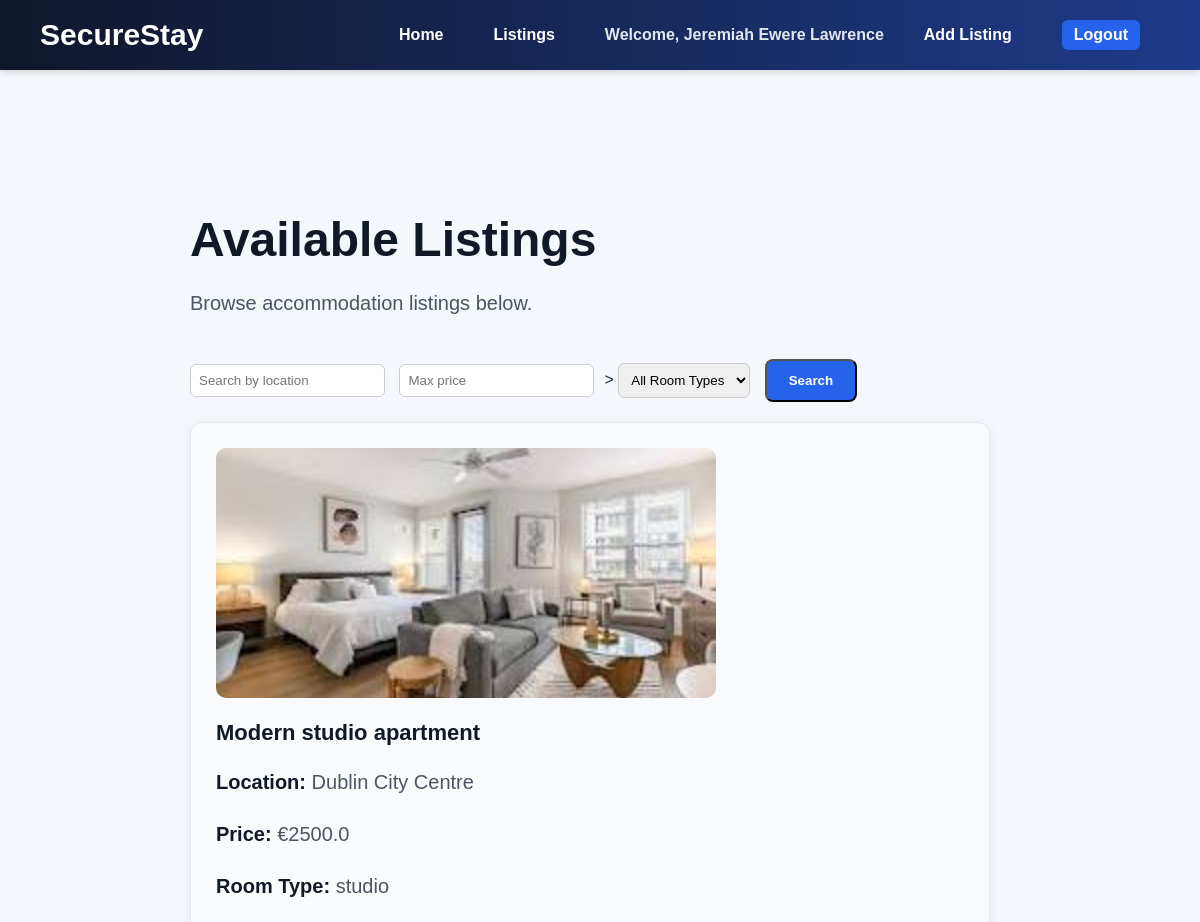
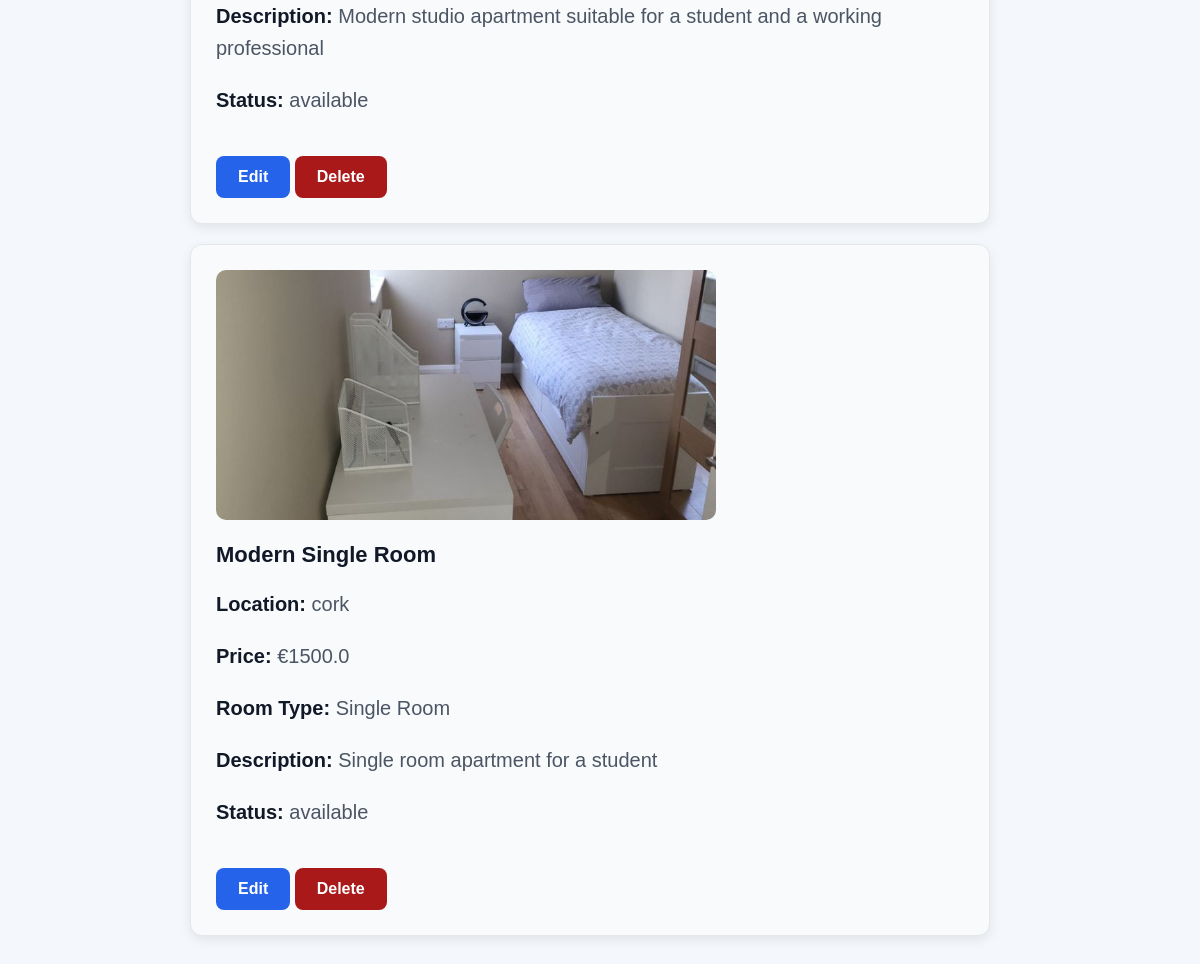
The page /listings (signed in) on the database its author committed (2 pictures, top to bottom).
### models.py (models this page shows)
class User(UserMixin, db.Model):
    __tablename__ = "users"
    id = db.Column(db.Integer, primary_key=True)
    full_name = db.Column(db.String(150), nullable=False)
    email = db.Column(db.String(150), unique=True, nullable=False)
    password_hash = db.Column(db.String(255), nullable=False)
    role = db.Column(db.String(20), default="tenant", nullable=False)
    listings = db.relationship("Listing", backref="landlord", lazy=True)
    requests = db.relationship("BookingRequest", backref="tenant", lazy=True)

class Listing(db.Model):
    __tablename__ = "listings"
    id = db.Column(db.Integer, primary_key=True)
    title = db.Column(db.String(150), nullable=False)
    description = db.Column(db.Text, nullable=False)
    location = db.Column(db.String(150), nullable=False)
    price = db.Column(db.Float, nullable=False)
    room_type = db.Column(db.String(50), nullable=False)
    image_filename = db.Column(db.String(255), nullable=True)
    availability_status = db.Column(db.String(20), default="available", nullable=False)
    created_at = db.Column(db.DateTime, default=datetime.utcnow)
    landlord_id = db.Column(db.Integer, db.ForeignKey("users.id"), nullable=False)
    booking_requests = db.relationship("BookingRequest", backref="listing", lazy=True)

### app.py (the view)
@app.route('/listings')
def listings():
    query = Listing.query
    location = request.args.get('location')
    max_price = request.args.get('max_price')
    room_type = request.args.get('room_type')
    if location:
        query = query.filter(Listing.location.ilike(f"%{location}%"))
    if max_price:
        query = query.filter(Listing.price <= float(max_price))
    if room_type:
        query = query.filter(Listing.room_type == room_type)
    listings = query.all()
    return render_template('listings.html', listings=listings)

### app.py (called while the page is built)
@login_manager.user_loader
def load_user(user_id):
    return User.query.get(int(user_id))

### templates/listings.html (shortened to what this page needs)
{% extends "base.html" %}
{% block content %}
<div class="hero">
    <h1>Available Listings</h1>
    <p>Browse accommodation listings below.</p>
    <form method="GET" class="search-form">
        <input type="text" name="location" placeholder="Search by location" value="{{ request.args.get('location', '') }}">
        <input type="number" name="max_price" placeholder="Max price" value="{{ request.args.get('max_price', '') }}">>
        <select name="room_type">
            <option value="">All Room Types</option>
        </select>
        <button type="submit" class="btn">Search</button>
    </form>
    {% if listings %}
        {% for listing in listings %}
            <div class="listing-card">
                {% if listing.image_filename %}
                <img src="{{ url_for('static', filename='uploads/' + listing.image_filename) }}" alt="Listing Image" class="listing-image">
                {% endif %}
                <h3>{{ listing.title }}</h3>
                <p><strong>Location:</strong> {{ listing.location }}</p>
                <p><strong>Price:</strong> €{{ listing.price }}</p>
                <p><strong>Room Type:</strong> {{ listing.room_type }}</p>
                <p><strong>Description:</strong> {{ listing.description }}</p>
                <p><strong>Status:</strong> {{ listing.availability_status }}</p>
                {% if current_user.id == listing.landlord_id %}
                <div class="listing-actions">
                    <a href="{{ url_for('edit_listing', listing_id=listing.id) }}" class="btn">Edit</a>
                    <a href="{{ url_for('delete_listing', listing_id=listing.id) }}"
                       class="btn delete-btn"
                       onclick="return confirm('Are you sure you want to delete this listing?');">
                       Delete
                    </a>
                </div>
                {% endif %}
            </div>
        {% endfor %}
    {% else %}
        <p>No listings match your search.</p>
    {% endif %}
</div>
{% endblock %}

### templates/base.html (shortened to what this page needs)
<!DOCTYPE html>
<html lang="en">
<head>
    <link rel="stylesheet" href="{{ url_for('static', filename='css/style.css') }}">
</head>
<body>
    <nav>
        <h2>SecureStay</h2>
        <div class="nav-links">
            <a href="/">Home</a>
            <a href="/listings">Listings</a>
            {% if current_user.is_authenticated %}
                <span class="welcome-text">Welcome, {{ current_user.full_name }}</span>
                <a href="{{ url_for('add_listing') }}">Add Listing</a>
                <a href="{{ url_for('logout') }}">Logout</a>
            {% else %}
                <a href="{{ url_for('login') }}">Login</a>
                <a href="{{ url_for('register') }}">Register</a>
            {% endif %}
        </div>
    </nav>
    <main>
        {% block content %}{% endblock %}
    </main>
</body>
</html>

### static/css/style.css (style rules this page uses)
body { font-family: Arial, sans-serif; margin: 0; background-color: #f4f7fb; color: #1f2937; }
nav { background: linear-gradient(90deg, #0f172a, #1e3a8a); padding: 18px 40px; box-shadow: 0 2px 8px rgba(0, 0, 0, 0.15); display: flex; justify-content: space-between; align-items: center; }
nav h2 { color: white; margin: 0; font-size: 30px; }
nav a { color: white; text-decoration: none; margin-right: 20px; font-weight: bold; font-size: 16px; }
main { padding: 50px 60px; max-width: 900px; margin: 0 auto; }
.hero { background-color: transparent; padding: 40px; border-radius: 14px; max-width: 800px; margin-top: 20px; }
.hero h1 { font-size: 48px; margin-bottom: 15px; color: #111827; }
.hero p { font-size: 20px; color: #4b5563; line-height: 1.6; }
.hero .btn { display: inline-block; margin-top: 20px; padding: 12px 22px; background-color: #2563eb; color: white; text-decoration: none; border-radius: 8px; font-weight: bold; }
nav .nav-links { display: flex; align-items: center; gap: 20px; }
nav .welcome-text { color: #e2e8f0; font-weight: bold; font-size: 16px; }
.nav-links span { margin-left: 10px; margin-right: 10px; }
.nav-links a { margin-left: 10px; }
.nav-links { display: flex; align-items: center; gap: 15px; }
.nav-links a:last-child { background-color: #2563eb; padding: 6px 12px; border-radius: 6px; }
.listing-card { background: #f8fafc; padding: 25px; border-radius: 12px; margin-top: 20px; margin-bottom: 20px; box-shadow: 0 4px 12px rgba(0,0,0,0.08); border: 1px solid #e5e7eb; }
.listing-card h3 { margin-bottom: 12px; color: #111827; font-size: 22px; }
.listing-card p strong { margin: 5px 0; color: #111827; line-height: 1.6; }
.btn.delete-btn { background-color: #a91919; }
.search-form { margin-bottom: 20px; }
.search-form input, .search-form select { padding: 8px; margin-right: 10px; border-radius: 6px; border: 1px solid #ccc; }
.listing-image { width: 100%; max-width: 500px; height: 250px; object-fit: cover; border-radius: 10px; margin-bottom: 15px; display: block; }

### rows shown on the page
User: full_name "Jeremiah Ewere Lawrence"
Listing: image_filename (picture), title "Modern studio apartment", location "Dublin City Centre", price "2500.0", room_type "studio", description "Modern studio apartment suitable for a student and a working professional", availability_status "available"
Listing: image_filename (picture), title "Modern Single Room", location "cork", price "1500.0", room_type "Single Room", description "Single room apartment for a student", availability_status "available"
